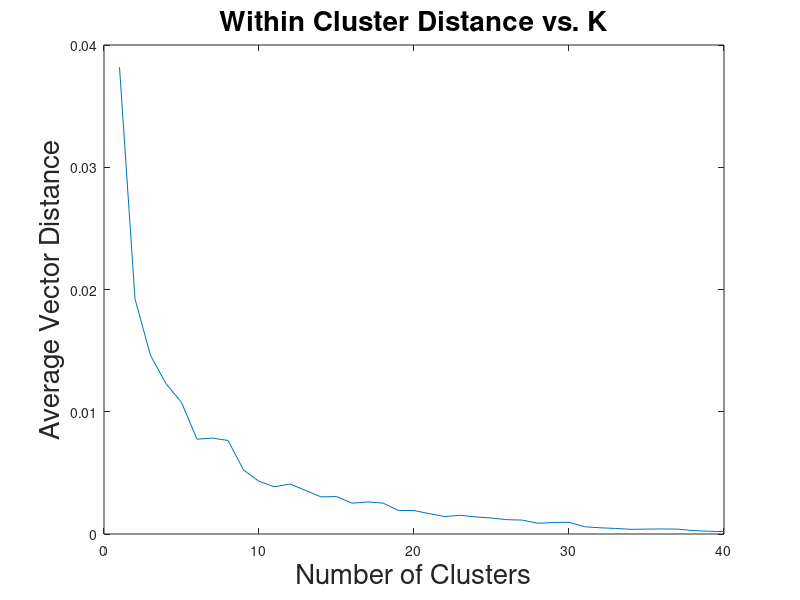

MATLAB code for this plot: (Note: this script raises an error after producing the figure.)
%% Import Data

%A = importdata('data.csv');

A = importdata('meta.csv'); %this time with metros

%% Normalize

DATA = A.data;
NORM_DATA = DATA;

for i=1:size(DATA,2)
    NORM_DATA(:,i) = DATA(:,i)/max(DATA(:,i));
end


% NORM_DATA(:,1) = .2*NORM_DATA(:,1);
% NORM_DATA(:,4) = .2*NORM_DATA(:,4);


%% Make a plot of sumd vs. k$

ksize = 40;

ks = zeros(ksize,1);

sums = zeros(ksize,1);

for i = 1:ksize
    [IDX, C, sumd] = kmeans(NORM_DATA, i);
    ks(i) = i;
    sums(i) = sum(sumd)/size(IDX,1);
end

plot(ks, sums);
xlabel('Number of Clusters', 'FontSize', 20);
ylabel('Average Vector Distance', 'FontSize', 20);
title('Within Cluster Distance vs. K', 'FontSize', 20);

%% Run 7-means and plot with PCA

k=7;

[IDX, C, sumd] = kmeans(NORM_DATA, k);

[COEFF,SCORE] = princomp(NORM_DATA);

colors = distinguishable_colors(k);

gscatter(SCORE(:,1), SCORE(:,2),IDX,colors,'',6^2,'off');
%scatter3(SCORE(:,1), SCORE(:,2), SCORE(:,3), 19, IDX, 'filled', 'SizeData',10^2);
%scatter(SCORE(:,1), SCORE(:,2), 19, IDX, 'filled','SizeData',10^2);
xlabel('First Principal Axis', 'FontSize', 20);
ylabel('Second Principal Axis', 'FontSize', 20);
title('7 - Means Clustering Plotted with PCA', 'FontSize', 20);




%% Clustering to one feature at a time

k = 5;
[IDX1, C, sumd] = kmeans(NORM_DATA(:,1),k);

%%
s = subplot(2,2,1);
gscatter(zeros(size(NORM_DATA(:,1))), DATA(:,1), IDX1, 'bgrcmyk', 'o',5);
title('Feature: Number of Posts');
set(s, 'XTick', []);
legend('off');

%%
[IDX2, C, sumd] = kmeans(NORM_DATA(:,2),k);

%%
s = subplot(2,2,2);
gscatter(zeros(size(NORM_DATA(:,2))), DATA(:,2), IDX2, 'rcbgmyk', 'o', 5);
title('Feature: Average Title Length');
set(s, 'XTick', []);
legend('off');

%%
[IDX3, C, sumd] = kmeans(NORM_DATA(:,3),k);

%%
s = subplot(2,2,3);
gscatter(zeros(size(NORM_DATA(:,3))), DATA(:,3), IDX3, 'mrcbgyk', 'o', 5);
title('Feature: Average Body Length');
set(s, 'XTick', []);
legend('off');

%%
[IDX4, C, sumd] = kmeans(NORM_DATA(:,4),k);

%%
s = subplot(2,2,4);
gscatter(zeros(size(NORM_DATA(:,3))), DATA(:,4),IDX4,'bmgrcyk','o',5);
title('Feature: Average Number of Images');
set(s, 'XTick', []);
legend('off');
